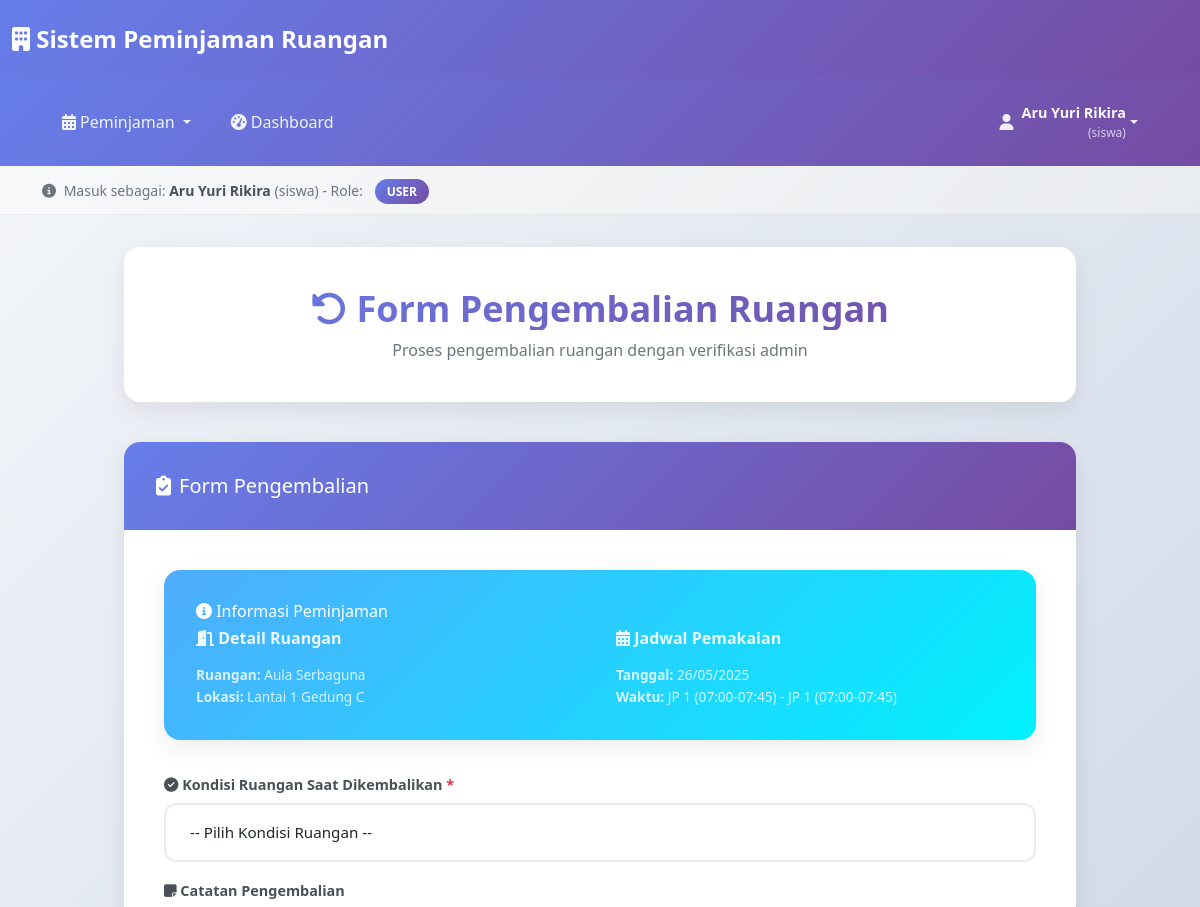
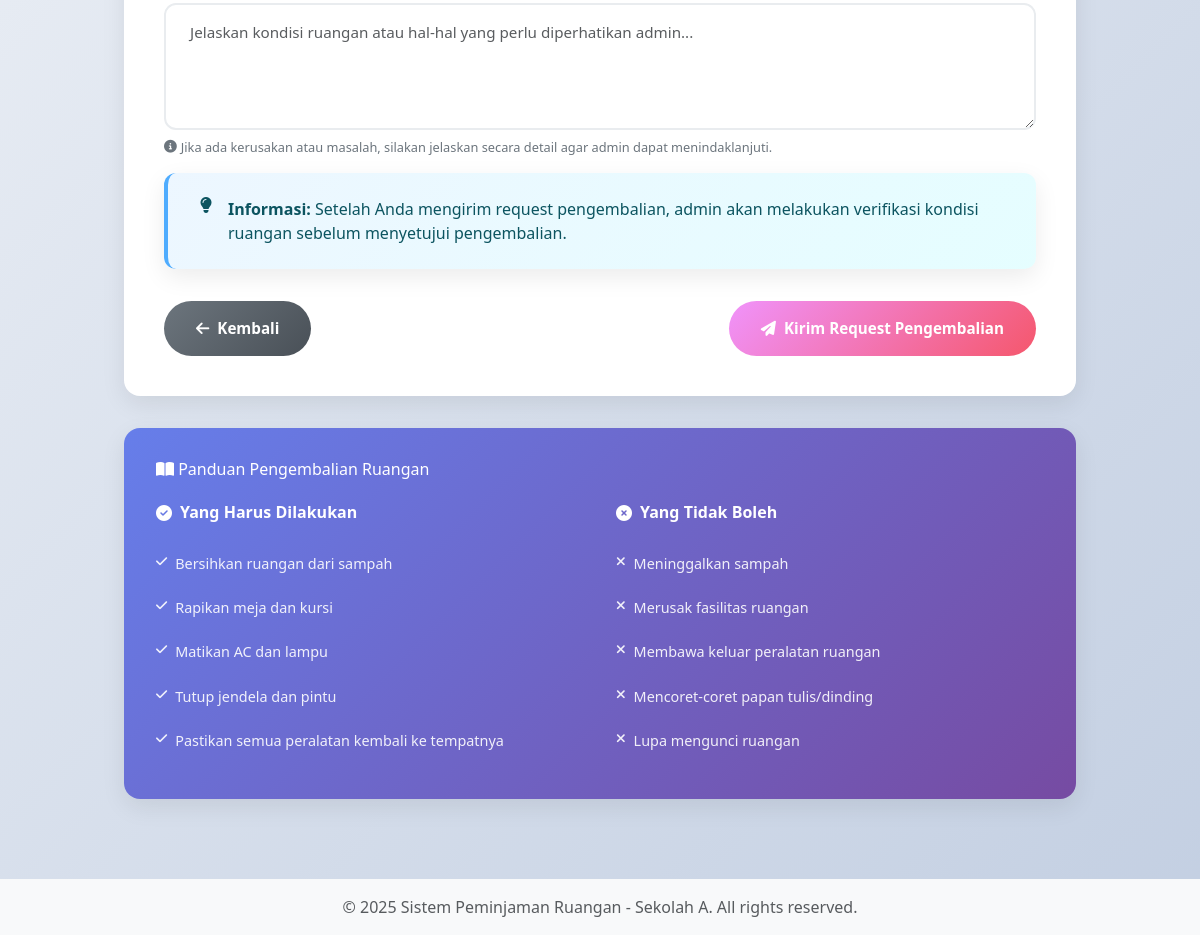
The app's page /user/peminjaman/return.php?id=19 (signed in) with its own data (2 pictures, top to bottom).
### tables this page shows
CREATE TABLE IF NOT EXISTS peminjaman_ruangan (
    peminjaman_id INT PRIMARY KEY,
    user_id INT,
    ruangan_id INT,
    tanggal_pinjam DATE,
    waktu_mulai VARCHAR(50),
    durasi_pinjam VARCHAR(50),
    waktu_selesai VARCHAR(50),
    status VARCHAR(50),
    keperluan TEXT,
    keterangan TEXT,
    created_at DATETIME,
    updated_at DATETIME,
    is_enabled BOOLEAN,
    kondisi_ruangan VARCHAR(50),
    catatan_pengembalian TEXT,
    return_requested_at DATETIME,
    return_approved_at DATETIME,
    return_approved_by INT
);

CREATE TABLE IF NOT EXISTS ruangan (
    ruangan_id INT PRIMARY KEY,
    nama_ruangan VARCHAR(100),
    lokasi VARCHAR(100),
    kapasitas INT,
    status VARCHAR(50),
    is_enabled BOOLEAN,
    created_at DATETIME
);

### user/peminjaman/return.php (the view, shortened to what this page needs)
<?php
require_once '../../config/database.php';
$user_id = $_SESSION['user_id'];
$peminjaman_id = $_GET['id'] ?? 0;
$stmt = $pdo->prepare("
    SELECT p.*, r.nama_ruangan, r.lokasi
    FROM peminjaman_ruangan p
    JOIN ruangan r ON p.ruangan_id = r.ruangan_id
    WHERE p.peminjaman_id = ? AND p.user_id = ? AND p.status IN ('disetujui', 'return_pending')
");
$stmt->execute([$peminjaman_id, $user_id]);
$peminjaman = $stmt->fetch();
$already_requested = ($peminjaman['status'] == 'return_pending');
include '../../includes/header.php';
include '../../includes/navbar.php';
?>
<div class="main-content">
    <div class="page-header fade-in-up">
        <h1 class="page-title">
            <?php if ($already_requested): ?>
                <i class="fas fa-clock"></i> Status Pengembalian Ruangan
            <?php else: ?>
                <i class="fas fa-undo-alt"></i> Form Pengembalian Ruangan
            <?php endif; ?>
        </h1>
        <p class="page-subtitle">Proses pengembalian ruangan dengan verifikasi admin</p>
    </div>
    <div class="row">
        <div class="col-12">
            <div class="content-card fade-in-up animate-delay-1">
                <div class="card-header-modern">
                    <h4>
                        <?php if ($already_requested): ?>
                            <i class="fas fa-hourglass-half"></i> Status Pengembalian
                        <?php else: ?>
                            <i class="fas fa-clipboard-check"></i> Form Pengembalian
                        <?php endif; ?>
                    </h4>
                </div>
                <div class="card-body">
                    <div class="info-card">
                        <h6><i class="fas fa-info-circle"></i> Informasi Peminjaman</h6>
                        <div class="schedule-grid">
                            <div class="schedule-section">
                                <h6><i class="fas fa-door-open"></i> Detail Ruangan</h6>
                                <small><strong>Ruangan:</strong> <?= htmlspecialchars($peminjaman['nama_ruangan']) ?></small>
                                <small><strong>Lokasi:</strong> <?= htmlspecialchars($peminjaman['lokasi']) ?></small>
                            </div>
                            <div class="schedule-section">
                                <h6><i class="fas fa-calendar-alt"></i> Jadwal Pemakaian</h6>
                                <small><strong>Tanggal:</strong> <?= date('d/m/Y', strtotime($peminjaman['tanggal_pinjam'])) ?></small>
                                <small><strong>Waktu:</strong> <?= htmlspecialchars($peminjaman['waktu_mulai']) ?> - <?= htmlspecialchars($peminjaman['waktu_selesai']) ?></small>
                            </div>
                        </div>
                    </div>
                    <?php if ($already_requested): ?>
                        <div class="alert-modern alert-warning">
                            <i class="fas fa-clock"></i>
                            <div>
                                <h6 style="margin: 0 0 0.5rem 0; color: inherit;">Request Pengembalian Sedang Diproses</h6>
                                <p style="margin: 0 0 0.5rem 0;">Anda telah mengirim request pengembalian pada: <strong><?= date('d/m/Y H:i', strtotime($peminjaman['return_requested_at'])) ?></strong></p>
                                <p style="margin: 0;">Silakan tunggu admin untuk memverifikasi dan menyetujui pengembalian ruangan Anda.</p>
                                <?php if ($peminjaman['kondisi_ruangan']): ?>
                                <hr style="margin: 1rem 0; border-color: rgba(133, 100, 4, 0.2);">
                                <div class="schedule-grid" style="margin-top: 1rem;">
                                    <div>
                                        <strong>Kondisi Ruangan:</strong> <?= htmlspecialchars($peminjaman['kondisi_ruangan']) ?>
                                    </div>
                                </div>
                                <?php if ($peminjaman['catatan_pengembalian']): ?>
                                <div style="margin-top: 0.75rem;">
                                    <strong>Catatan:</strong><br>
                                    <?= nl2br(htmlspecialchars($peminjaman['catatan_pengembalian'])) ?>
                                </div>
                                <?php endif; ?>
                                <?php endif; ?>
                            </div>
                        </div>
                        <div class="d-flex justify-content-between">
                            <a href="detail.php?id=<?= $peminjaman_id ?>" class="btn-modern btn-secondary-modern">
                                <i class="fas fa-arrow-left"></i> Kembali ke Detail
                            </a>
                            <a href="index.php" class="btn-modern btn-primary-modern">
                                <i class="fas fa-list"></i> Daftar Peminjaman
                            </a>
                        </div>
                    <?php else: ?>
                        <form method="POST">
                            <div class="mb-3">
                                <label for="kondisi_ruangan" class="form-label">
                                    <i class="fas fa-check-circle"></i> Kondisi Ruangan Saat Dikembalikan
                                    <span class="text-danger">*</span>
                                </label>
                                <select class="form-select" id="kondisi_ruangan" name="kondisi_ruangan" required>
                                    <option value="">-- Pilih Kondisi Ruangan --</option>
                                </select>
                            </div>
                            <div class="mb-3">
                                <label for="catatan_pengembalian" class="form-label">
                                    <i class="fas fa-sticky-note"></i> Catatan Pengembalian
                                </label>
                                <textarea class="form-control" id="catatan_pengembalian" name="catatan_pengembalian" rows="4"
                                          placeholder="Jelaskan kondisi ruangan atau hal-hal yang perlu diperhatikan admin..."><?= $_POST['catatan_pengembalian'] ?? '' ?></textarea>
                                <div class="form-text">
                                    <i class="fas fa-info-circle"></i>
                                    Jika ada kerusakan atau masalah, silakan jelaskan secara detail agar admin dapat menindaklanjuti.
                                </div>
                            </div>
                            <div class="alert-modern alert-info">
                                <i class="fas fa-lightbulb"></i>
                                <div>
                                    <strong>Informasi:</strong> Setelah Anda mengirim request pengembalian, admin akan melakukan verifikasi kondisi ruangan sebelum menyetujui pengembalian.
                                </div>
                            </div>
                            <div class="d-flex justify-content-between">
                                <a href="detail.php?id=<?= $peminjaman_id ?>" class="btn-modern btn-secondary-modern">
                                    <i class="fas fa-arrow-left"></i> Kembali
                                </a>
                                <button type="submit" class="btn-modern btn-warning-modern" onclick="return confirm('Apakah Anda yakin ingin mengirim request pengembalian ruangan?')">
                                    <i class="fas fa-paper-plane"></i> Kirim Request Pengembalian
                                </button>
                            </div>
                        </form>
                    <?php endif; ?>
                </div>
            </div>
            <div class="guide-card fade-in-up animate-delay-2">
                <h6><i class="fas fa-book-open"></i> Panduan Pengembalian Ruangan</h6>
                <div class="guide-grid">
                    <div class="guide-section">
                        <h6><i class="fas fa-check-circle"></i> Yang Harus Dilakukan</h6>
                        <ul class="guide-list">
                            <li><i class="fas fa-check"></i> Bersihkan ruangan dari sampah</li>
                            <li><i class="fas fa-check"></i> Rapikan meja dan kursi</li>
                            <li><i class="fas fa-check"></i> Matikan AC dan lampu</li>
                            <li><i class="fas fa-check"></i> Tutup jendela dan pintu</li>
                            <li><i class="fas fa-check"></i> Pastikan semua peralatan kembali ke tempatnya</li>
                        </ul>
                    </div>
                    <div class="guide-section">
                        <h6><i class="fas fa-times-circle"></i> Yang Tidak Boleh</h6>
                        <ul class="guide-list">
                            <li><i class="fas fa-times"></i> Meninggalkan sampah</li>
                            <li><i class="fas fa-times"></i> Merusak fasilitas ruangan</li>
                            <li><i class="fas fa-times"></i> Membawa keluar peralatan ruangan</li>
                            <li><i class="fas fa-times"></i> Mencoret-coret papan tulis/dinding</li>
                            <li><i class="fas fa-times"></i> Lupa mengunci ruangan</li>
                        </ul>
                    </div>
                </div>
            </div>
        </div>
    </div>
</div>
<?php include '../../includes/footer.php'; ?>

### includes/header.php (style rules this page uses)
:root { --primary-gradient: linear-gradient(135deg, #667eea 0%, #764ba2 100%); --success-gradient: linear-gradient(135deg, #11998e 0%, #38ef7d 100%); --warning-gradient: linear-gradient(135deg, #f093fb 0%, #f5576c 100%); --info-gradient: linear-gradient(135deg, #4facfe 0%, #00f2fe 100%); --danger-gradient: linear-gradient(135deg, #fa709a 0%, #fee140 100%); --dark-gradient: linear-gradient(135deg, #2c3e50 0%, #3498db 100%); --card-shadow: 0 10px 30px rgba(0,0,0,0.1); --card-hover-shadow: 0 20px 40px rgba(0,0,0,0.15); }
body { background: linear-gradient(135deg, #f5f7fa 0%, #c3cfe2 100%); min-height: 100vh; font-family: 'Segoe UI', Tahoma, Geneva, Verdana, sans-serif; }
.main-content { padding: 2rem; }
.content-card { border: none; border-radius: 20px; box-shadow: var(--card-shadow); overflow: hidden; background: white; transition: all 0.3s ease; margin-bottom: 2rem; }
.card-header-modern { background: linear-gradient(135deg, #667eea 0%, #764ba2 100%); color: white; border: none; padding: 1.5rem 2rem; font-weight: 600; }
.btn-modern { border-radius: 50px; padding: 0.5rem 1rem; font-weight: 500; border: none; transition: all 0.3s ease; text-decoration: none; display: inline-flex; align-items: center; gap: 0.25rem; font-size: 0.875rem; }
.btn-secondary-modern { background: var(--dark-gradient); color: white; }
.alert-modern { border: none; border-radius: 15px; padding: 1rem 1.5rem; margin-bottom: 1.5rem; box-shadow: var(--card-shadow); color: white; }
.fade-in-up { animation: fadeInUp 0.6s ease-out; }
.animate-delay-1 { animation-delay: 0.1s; }
.animate-delay-2 { animation-delay: 0.2s; }

### includes/navbar.php (style rules this page uses)
:root { --primary-gradient: linear-gradient(135deg, #667eea 0%, #764ba2 100%); --success-gradient: linear-gradient(135deg, #11998e 0%, #38ef7d 100%); --warning-gradient: linear-gradient(135deg, #f093fb 0%, #f5576c 100%); --info-gradient: linear-gradient(135deg, #4facfe 0%, #00f2fe 100%); --danger-gradient: linear-gradient(135deg, #fa709a 0%, #fee140 100%); --dark-gradient: linear-gradient(135deg, #2c3e50 0%, #3498db 100%); --card-shadow: 0 10px 30px rgba(0,0,0,0.1); --card-hover-shadow: 0 20px 40px rgba(0,0,0,0.15); }
body { background: linear-gradient(135deg, #f5f7fa 0%, #c3cfe2 100%); min-height: 100vh; font-family: 'Segoe UI', Tahoma, Geneva, Verdana, sans-serif; }

### records on screen
peminjaman_ruangan: ruangan.nama_ruangan "Aula Serbaguna", ruangan.lokasi "Lantai 1 Gedung C", tanggal_pinjam "26/05/2025", waktu_mulai "JP 1 (07:00-07:45)", waktu_selesai "JP 1 (07:00-07:45)"

### other values on screen
$userName "Aru Yuri Rikira"
$jenisUser "siswa"
$userRole "USER"
